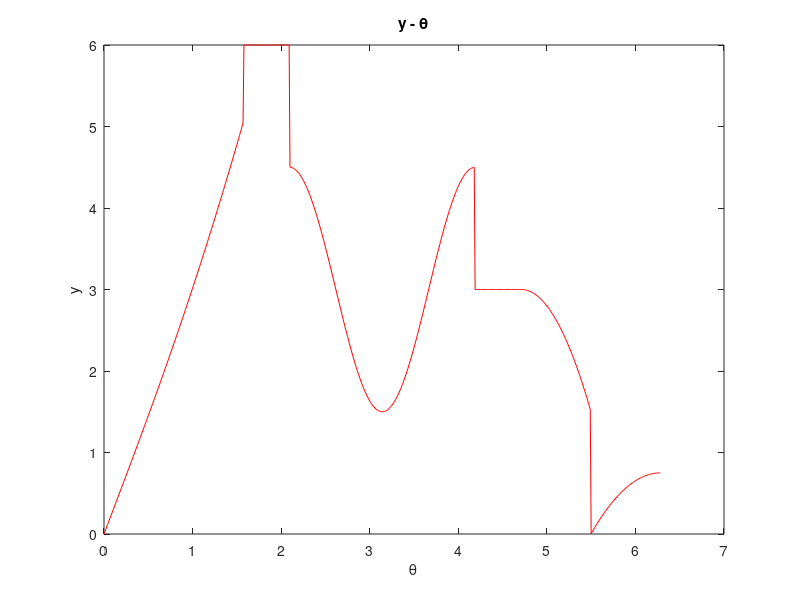

This chart was generated by the following MATLAB code:
clc; clear; close all;
 %% moteghayer ha
x = 0:0.01:2*pi;
y = zeros(1,length(x));

 %% bedast avardane y ha
for i=1:length(x)
    if x(i)<pi/2
        y(i) = 6*(2*x(i)-0.5*sin(x(i)))/pi;
        
    elseif x(i)<2*pi/3
        y(i) = 6;
   
    elseif x(i)<4*pi/3
        y(i) = 6-3*(1-0.5*cos(3*x(i)-2*pi));
            
    elseif x(i)<3*pi/2
        y(i) = 3;
            
    elseif x(i)<7*pi/4
        y(i) = 3-1.5*((x(i)-3*pi/2)/(pi/4))^2;
    
    else
        y(i) = 0.75-0.75*(1-((x(i)-7*pi/4)/(pi/4)))^2;
        
    end
    
end

 %% rasme nemudar
plot(x, y, 'r-');
title('y - \theta');
ylabel('y');
xlabel('\theta');